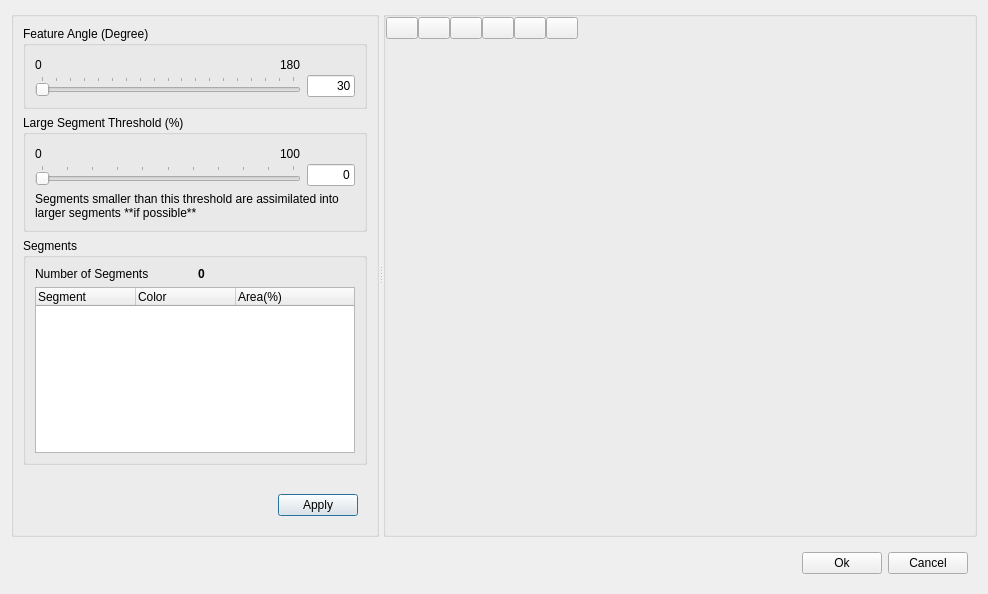
<?xml version="1.0" encoding="UTF-8"?>
<ui version="4.0">
 <class>SplitDialog</class>
 <widget class="QDialog" name="SplitDialog">
  <property name="geometry">
   <rect>
    <x>0</x>
    <y>0</y>
    <width>988</width>
    <height>594</height>
   </rect>
  </property>
  <property name="windowTitle">
   <string>Dialog</string>
  </property>
  <layout class="QVBoxLayout" name="verticalLayout_3">
   <item>
    <widget class="QSplitter" name="splitter">
     <property name="orientation">
      <enum>Qt::Horizontal</enum>
     </property>
     <property name="childrenCollapsible">
      <bool>false</bool>
     </property>
     <widget class="QGroupBox" name="groupBox">
      <layout class="QVBoxLayout" name="verticalLayout_2">
       <item>
        <widget class="QGroupBox" name="groupBox">
         <property name="title">
          <string>Feature Angle (Degree)</string>
         </property>
         <layout class="QGridLayout" name="gridLayout">
          <property name="verticalSpacing">
           <number>0</number>
          </property>
          <item row="0" column="0">
           <widget class="QWidget" name="widget_3" native="true">
            <layout class="QHBoxLayout" name="horizontalLayout_6">
             <property name="leftMargin">
              <number>0</number>
             </property>
             <property name="topMargin">
              <number>0</number>
             </property>
             <property name="rightMargin">
              <number>0</number>
             </property>
             <property name="bottomMargin">
              <number>0</number>
             </property>
             <item>
              <widget class="QLabel" name="label">
               <property name="text">
                <string>0</string>
               </property>
              </widget>
             </item>
             <item>
              <spacer name="horizontalSpacer_4">
               <property name="orientation">
                <enum>Qt::Horizontal</enum>
               </property>
               <property name="sizeHint" stdset="0">
                <size>
                 <width>40</width>
                 <height>20</height>
                </size>
               </property>
              </spacer>
             </item>
             <item>
              <widget class="QLabel" name="label_2">
               <property name="text">
                <string>180</string>
               </property>
              </widget>
             </item>
            </layout>
           </widget>
          </item>
          <item row="1" column="0">
           <widget class="QSlider" name="featureAngleSlider">
            <property name="maximum">
             <number>180</number>
            </property>
            <property name="orientation">
             <enum>Qt::Horizontal</enum>
            </property>
            <property name="tickPosition">
             <enum>QSlider::TicksAbove</enum>
            </property>
            <property name="tickInterval">
             <number>10</number>
            </property>
           </widget>
          </item>
          <item row="1" column="1">
           <widget class="QLineEdit" name="featureAngleText">
            <property name="sizePolicy">
             <sizepolicy hsizetype="Fixed" vsizetype="Fixed">
              <horstretch>0</horstretch>
              <verstretch>0</verstretch>
             </sizepolicy>
            </property>
            <property name="maximumSize">
             <size>
              <width>48</width>
              <height>16777215</height>
             </size>
            </property>
            <property name="text">
             <string notr="true">30</string>
            </property>
            <property name="alignment">
             <set>Qt::AlignRight|Qt::AlignTrailing|Qt::AlignVCenter</set>
            </property>
           </widget>
          </item>
         </layout>
        </widget>
       </item>
       <item>
        <widget class="QGroupBox" name="groupBox_3">
         <property name="title">
          <string>Large Segment Threshold (%)</string>
         </property>
         <layout class="QVBoxLayout" name="verticalLayout_4">
          <item>
           <widget class="QWidget" name="widget_11" native="true">
            <layout class="QGridLayout" name="gridLayout_2">
             <property name="leftMargin">
              <number>0</number>
             </property>
             <property name="topMargin">
              <number>0</number>
             </property>
             <property name="rightMargin">
              <number>0</number>
             </property>
             <property name="bottomMargin">
              <number>0</number>
             </property>
             <property name="verticalSpacing">
              <number>0</number>
             </property>
             <item row="0" column="0">
              <widget class="QWidget" name="widget_6" native="true">
               <layout class="QHBoxLayout" name="horizontalLayout_2">
                <property name="leftMargin">
                 <number>0</number>
                </property>
                <property name="topMargin">
                 <number>0</number>
                </property>
                <property name="rightMargin">
                 <number>0</number>
                </property>
                <property name="bottomMargin">
                 <number>0</number>
                </property>
                <item>
                 <widget class="QLabel" name="label_3">
                  <property name="text">
                   <string>0</string>
                  </property>
                 </widget>
                </item>
                <item>
                 <spacer name="horizontalSpacer_5">
                  <property name="orientation">
                   <enum>Qt::Horizontal</enum>
                  </property>
                  <property name="sizeHint" stdset="0">
                   <size>
                    <width>232</width>
                    <height>20</height>
                   </size>
                  </property>
                 </spacer>
                </item>
                <item>
                 <widget class="QLabel" name="label_4">
                  <property name="text">
                   <string notr="true">100</string>
                  </property>
                 </widget>
                </item>
               </layout>
              </widget>
             </item>
             <item row="1" column="1">
              <widget class="QLineEdit" name="minAreaText">
               <property name="sizePolicy">
                <sizepolicy hsizetype="Fixed" vsizetype="Fixed">
                 <horstretch>0</horstretch>
                 <verstretch>0</verstretch>
                </sizepolicy>
               </property>
               <property name="maximumSize">
                <size>
                 <width>48</width>
                 <height>16777215</height>
                </size>
               </property>
               <property name="text">
                <string>0</string>
               </property>
               <property name="alignment">
                <set>Qt::AlignRight|Qt::AlignTrailing|Qt::AlignVCenter</set>
               </property>
              </widget>
             </item>
             <item row="1" column="0">
              <widget class="QDoubleSlider" name="minAreaSlider">
               <property name="maximum">
                <number>100</number>
               </property>
               <property name="orientation">
                <enum>Qt::Horizontal</enum>
               </property>
               <property name="tickPosition">
                <enum>QSlider::TicksAbove</enum>
               </property>
               <property name="tickInterval">
                <number>10</number>
               </property>
              </widget>
             </item>
            </layout>
           </widget>
          </item>
          <item>
           <widget class="QLabel" name="label_5">
            <property name="text">
             <string>Segments smaller than this threshold are assimilated into larger segments **if possible**</string>
            </property>
            <property name="textFormat">
             <enum>Qt::MarkdownText</enum>
            </property>
            <property name="wordWrap">
             <bool>true</bool>
            </property>
           </widget>
          </item>
         </layout>
        </widget>
       </item>
       <item>
        <widget class="QGroupBox" name="groupBox_8">
         <property name="title">
          <string>Segments</string>
         </property>
         <layout class="QVBoxLayout" name="verticalLayout_5">
          <item>
           <widget class="QWidget" name="widget" native="true">
            <layout class="QHBoxLayout" name="horizontalLayout_3">
             <property name="leftMargin">
              <number>0</number>
             </property>
             <property name="topMargin">
              <number>0</number>
             </property>
             <property name="rightMargin">
              <number>0</number>
             </property>
             <property name="bottomMargin">
              <number>0</number>
             </property>
             <item>
              <widget class="QLabel" name="label_6">
               <property name="text">
                <string>Number of Segments</string>
               </property>
              </widget>
             </item>
             <item>
              <widget class="QLabel" name="numSegments">
               <property name="font">
                <font>
                 <bold>true</bold>
                </font>
               </property>
               <property name="text">
                <string notr="true">0</string>
               </property>
              </widget>
             </item>
            </layout>
           </widget>
          </item>
          <item>
           <widget class="QTreeWidget" name="segments">
            <property name="frameShadow">
             <enum>QFrame::Plain</enum>
            </property>
            <column>
             <property name="text">
              <string notr="true">Segment</string>
             </property>
            </column>
            <column>
             <property name="text">
              <string>Color</string>
             </property>
            </column>
            <column>
             <property name="text">
              <string>Area(%)</string>
             </property>
            </column>
           </widget>
          </item>
         </layout>
        </widget>
       </item>
       <item>
        <spacer name="verticalSpacer">
         <property name="orientation">
          <enum>Qt::Vertical</enum>
         </property>
         <property name="sizeHint" stdset="0">
          <size>
           <width>20</width>
           <height>40</height>
          </size>
         </property>
        </spacer>
       </item>
       <item>
        <widget class="QWidget" name="widget_7" native="true">
         <layout class="QHBoxLayout" name="horizontalLayout_5">
          <item>
           <spacer name="horizontalSpacer_2">
            <property name="orientation">
             <enum>Qt::Horizontal</enum>
            </property>
            <property name="sizeHint" stdset="0">
             <size>
              <width>40</width>
              <height>20</height>
             </size>
            </property>
           </spacer>
          </item>
          <item>
           <widget class="QPushButton" name="apply">
            <property name="text">
             <string>Apply</string>
            </property>
           </widget>
          </item>
         </layout>
        </widget>
       </item>
      </layout>
     </widget>
     <widget class="QGroupBox" name="groupBox_2">
      <property name="sizePolicy">
       <sizepolicy hsizetype="Expanding" vsizetype="Preferred">
        <horstretch>1</horstretch>
        <verstretch>0</verstretch>
       </sizepolicy>
      </property>
      <layout class="QVBoxLayout" name="verticalLayout">
       <property name="spacing">
        <number>0</number>
       </property>
       <property name="leftMargin">
        <number>0</number>
       </property>
       <property name="topMargin">
        <number>0</number>
       </property>
       <property name="rightMargin">
        <number>0</number>
       </property>
       <property name="bottomMargin">
        <number>0</number>
       </property>
       <item>
        <widget class="QWidget" name="toolbar" native="true">
         <property name="sizePolicy">
          <sizepolicy hsizetype="Expanding" vsizetype="Minimum">
           <horstretch>0</horstretch>
           <verstretch>0</verstretch>
          </sizepolicy>
         </property>
         <layout class="QHBoxLayout" name="horizontalLayout">
          <property name="spacing">
           <number>0</number>
          </property>
          <property name="leftMargin">
           <number>0</number>
          </property>
          <property name="topMargin">
           <number>0</number>
          </property>
          <property name="rightMargin">
           <number>0</number>
          </property>
          <property name="bottomMargin">
           <number>0</number>
          </property>
          <item>
           <widget class="FlatPushButton" name="axis">
            <property name="maximumSize">
             <size>
              <width>32</width>
              <height>32</height>
             </size>
            </property>
            <property name="toolTip">
             <string> Set the axis direction based on the origin</string>
            </property>
            <property name="icon">
             <iconset resource="../../../resource.qrc">
              <normaloff>:/graphicsIcons/noun-axis-405079</normaloff>:/graphicsIcons/noun-axis-405079</iconset>
            </property>
            <property name="iconSize">
             <size>
              <width>22</width>
              <height>22</height>
             </size>
            </property>
            <property name="checkable">
             <bool>true</bool>
            </property>
            <property name="checked">
             <bool>false</bool>
            </property>
           </widget>
          </item>
          <item>
           <widget class="FlatPushButton" name="cubeAxis">
            <property name="maximumSize">
             <size>
              <width>32</width>
              <height>32</height>
             </size>
            </property>
            <property name="toolTip">
             <string> Display x,y and z axis coordinates</string>
            </property>
            <property name="icon">
             <iconset>
              <normaloff>:/graphicsIcons/ruler</normaloff>:/graphicsIcons/ruler</iconset>
            </property>
            <property name="iconSize">
             <size>
              <width>24</width>
              <height>24</height>
             </size>
            </property>
            <property name="checkable">
             <bool>true</bool>
            </property>
           </widget>
          </item>
          <item>
           <widget class="FlatPushButton" name="perspective">
            <property name="maximumSize">
             <size>
              <width>32</width>
              <height>32</height>
             </size>
            </property>
            <property name="toolTip">
             <string> Toggle between Perspective and Orthogonal views</string>
            </property>
            <property name="icon">
             <iconset resource="../../../resource.qrc">
              <normaloff>:/graphicsIcons/2d-label-icon.svg</normaloff>:/graphicsIcons/2d-label-icon.svg</iconset>
            </property>
            <property name="iconSize">
             <size>
              <width>24</width>
              <height>24</height>
             </size>
            </property>
            <property name="checkable">
             <bool>true</bool>
            </property>
           </widget>
          </item>
          <item>
           <widget class="FlatPushButton" name="fit">
            <property name="maximumSize">
             <size>
              <width>32</width>
              <height>32</height>
             </size>
            </property>
            <property name="toolTip">
             <string> Show the entire model in the windows to fit the view</string>
            </property>
            <property name="icon">
             <iconset resource="../../../resource.qrc">
              <normaloff>:/icons/expand.svg</normaloff>:/icons/expand.svg</iconset>
            </property>
            <property name="iconSize">
             <size>
              <width>24</width>
              <height>24</height>
             </size>
            </property>
           </widget>
          </item>
          <item>
           <widget class="FlatPushButton" name="alignAxis">
            <property name="maximumSize">
             <size>
              <width>32</width>
              <height>32</height>
             </size>
            </property>
            <property name="toolTip">
             <string> View the model from cross-section of the closest-axis, aligning with current state</string>
            </property>
            <property name="icon">
             <iconset resource="../../../resource.qrc">
              <normaloff>:/graphicsIcons/alignAxis.svg</normaloff>:/graphicsIcons/alignAxis.svg</iconset>
            </property>
            <property name="iconSize">
             <size>
              <width>24</width>
              <height>24</height>
             </size>
            </property>
           </widget>
          </item>
          <item>
           <widget class="FlatPushButton" name="rotate">
            <property name="maximumSize">
             <size>
              <width>32</width>
              <height>32</height>
             </size>
            </property>
            <property name="toolTip">
             <string> Rotate the model by 90 degrees</string>
            </property>
            <property name="icon">
             <iconset resource="../../../resource.qrc">
              <normaloff>:/icons/reload.svg</normaloff>:/icons/reload.svg</iconset>
            </property>
            <property name="iconSize">
             <size>
              <width>24</width>
              <height>24</height>
             </size>
            </property>
           </widget>
          </item>
          <item>
           <spacer name="horizontalSpacer">
            <property name="orientation">
             <enum>Qt::Horizontal</enum>
            </property>
            <property name="sizeHint" stdset="0">
             <size>
              <width>40</width>
              <height>20</height>
             </size>
            </property>
           </spacer>
          </item>
         </layout>
        </widget>
       </item>
       <item>
        <widget class="RenderingWidget" name="renderingView" native="true">
         <property name="sizePolicy">
          <sizepolicy hsizetype="Preferred" vsizetype="Expanding">
           <horstretch>0</horstretch>
           <verstretch>0</verstretch>
          </sizepolicy>
         </property>
         <property name="contextMenuPolicy">
          <enum>Qt::CustomContextMenu</enum>
         </property>
        </widget>
       </item>
      </layout>
     </widget>
    </widget>
   </item>
   <item>
    <widget class="QWidget" name="widget_5" native="true">
     <property name="sizePolicy">
      <sizepolicy hsizetype="Preferred" vsizetype="Fixed">
       <horstretch>0</horstretch>
       <verstretch>0</verstretch>
      </sizepolicy>
     </property>
     <layout class="QHBoxLayout" name="horizontalLayout_4">
      <item>
       <spacer name="horizontalSpacer_3">
        <property name="orientation">
         <enum>Qt::Horizontal</enum>
        </property>
        <property name="sizeHint" stdset="0">
         <size>
          <width>573</width>
          <height>20</height>
         </size>
        </property>
       </spacer>
      </item>
      <item>
       <widget class="QPushButton" name="okButton">
        <property name="text">
         <string>Ok</string>
        </property>
       </widget>
      </item>
      <item>
       <widget class="QPushButton" name="cancelButton">
        <property name="text">
         <string>Cancel</string>
        </property>
       </widget>
      </item>
     </layout>
    </widget>
   </item>
  </layout>
 </widget>
 <customwidgets>
  <customwidget>
   <class>FlatPushButton</class>
   <extends>QPushButton</extends>
   <header location="global">widgets.flat_push_button</header>
  </customwidget>
  <customwidget>
   <class>RenderingWidget</class>
   <extends>QWidget</extends>
   <header>widgets.rendering.rendering_widget</header>
   <container>1</container>
  </customwidget>
  <customwidget>
   <class>QDoubleSlider</class>
   <extends>QSlider</extends>
   <header>superqt</header>
  </customwidget>
 </customwidgets>
 <resources>
  <include location="../../../resource.qrc"/>
 </resources>
 <connections/>
</ui>
